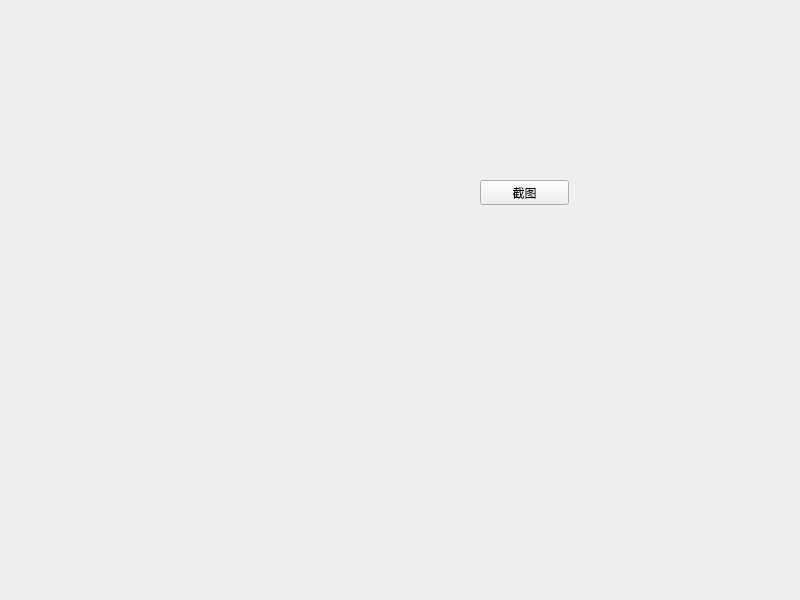
<?xml version="1.0" encoding="UTF-8"?>
<ui version="4.0">
 <class>Widget</class>
 <widget class="QWidget" name="Widget">
  <property name="geometry">
   <rect>
    <x>0</x>
    <y>0</y>
    <width>800</width>
    <height>600</height>
   </rect>
  </property>
  <property name="windowTitle">
   <string>Widget</string>
  </property>
  <widget class="QPushButton" name="pushButton">
   <property name="geometry">
    <rect>
     <x>480</x>
     <y>180</y>
     <width>89</width>
     <height>25</height>
    </rect>
   </property>
   <property name="text">
    <string>截图</string>
   </property>
  </widget>
 </widget>
 <resources/>
 <connections/>
</ui>
